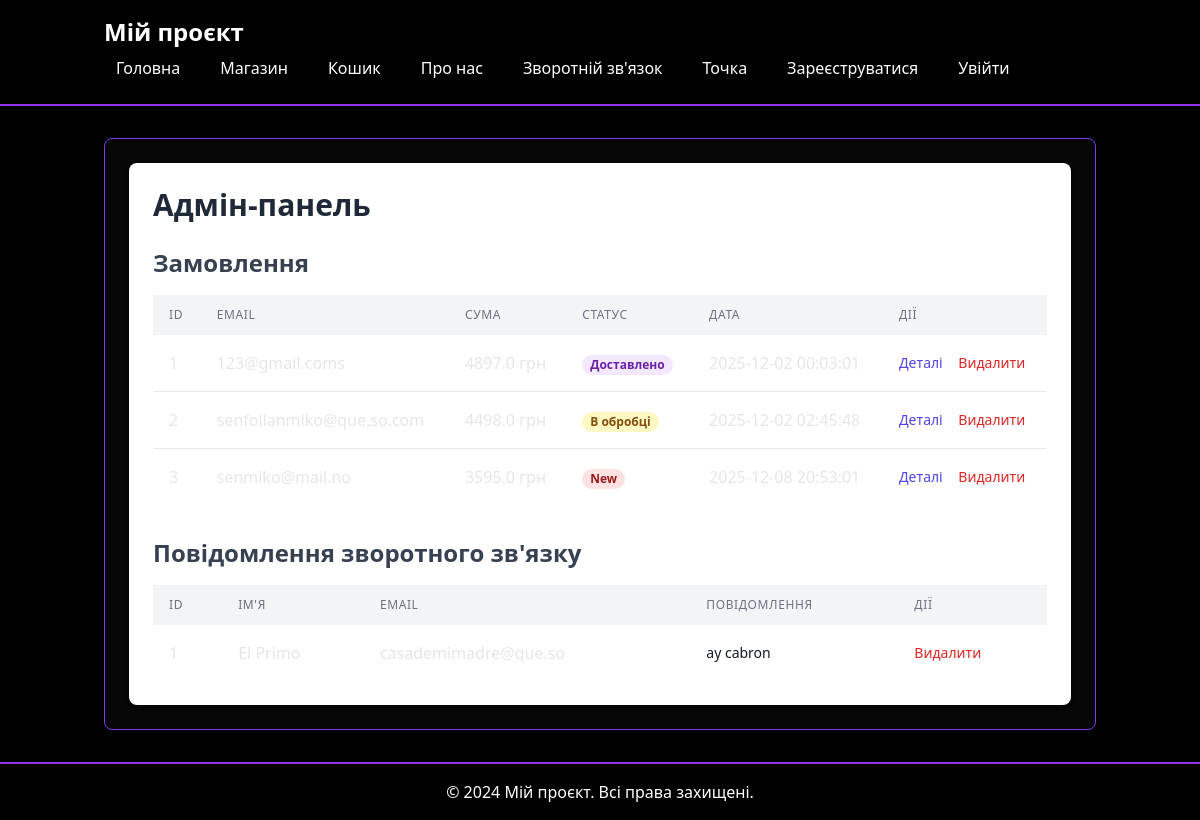
/admin, run on an earlier commit of the app's database.
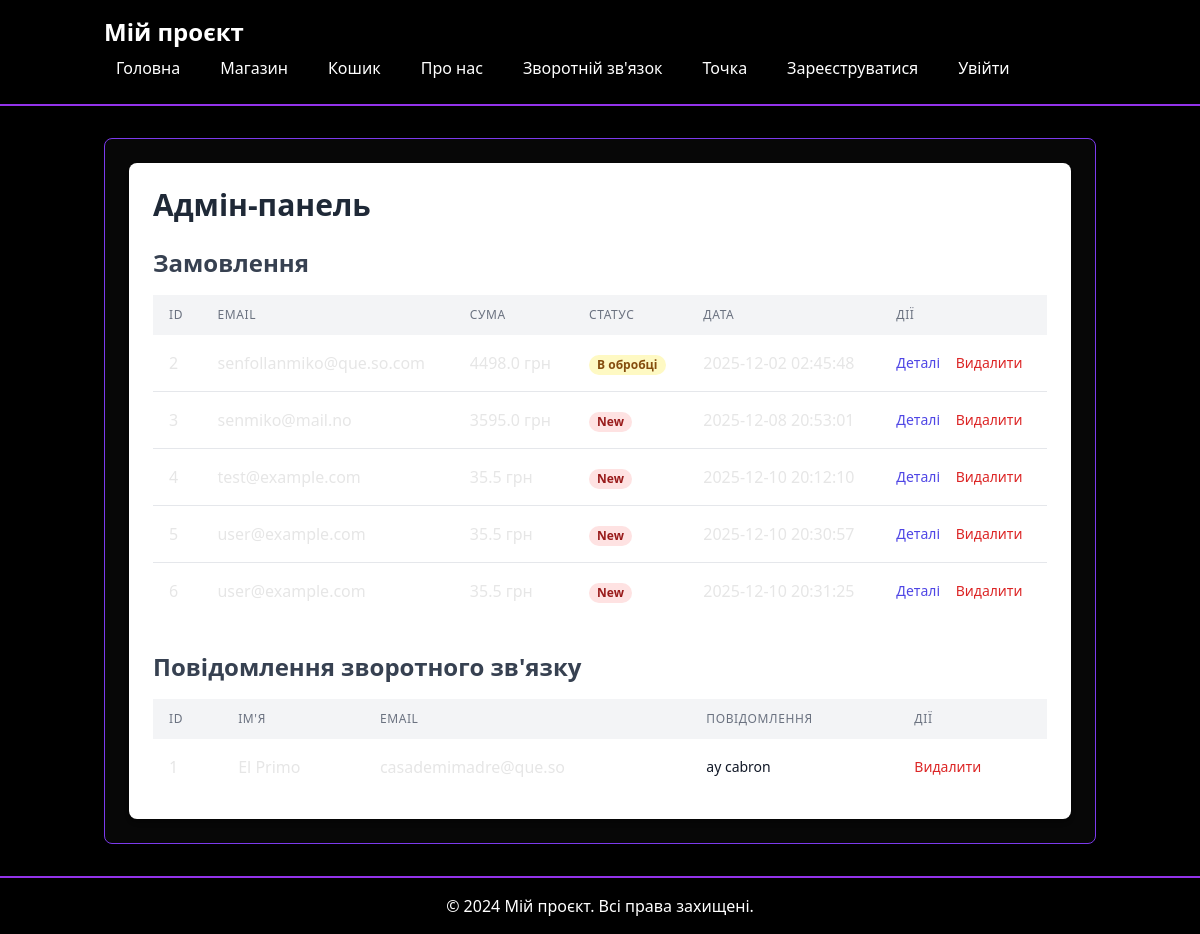
And on a later commit of the database.
### tables this page shows
CREATE TABLE orders (id INTEGER PRIMARY KEY AUTOINCREMENT, email TEXT, address TEXT, total_price REAL, status TEXT, date TEXT);

CREATE TABLE feedback (id INTEGER PRIMARY KEY AUTOINCREMENT, name TEXT, email TEXT, message TEXT);

### routes/admin.py (the view)
@admin_bp.route('/admin')
def admin():
    conn = get_db_connection()
    feedback = conn.execute('SELECT * FROM feedback').fetchall()
    conn.close()
    orders = get_orders()
    return render_template('admin.html', feedback=feedback, orders=orders)

### models.py (called while the page is built)
def get_db_connection() -> sqlite3.Connection:
    db_path = os.path.join(os.path.dirname(__file__), 'db.sqlite')
    conn = sqlite3.connect(db_path)
    conn.row_factory = sqlite3.Row
    return conn

def get_orders() -> List[Any]:
    conn = get_db_connection()
    orders = conn.execute('SELECT * FROM orders').fetchall()
    conn.close()
    return orders

### templates/admin.html (shortened to what this page needs)
{% extends "base.html" %}
{% block content %}
<div class="bg-white shadow-md rounded-lg p-6">
    <h1 class="text-3xl font-bold mb-6 text-gray-800">Адмін-панель</h1>
    <div class="mb-8">
        <h2 class="text-2xl font-semibold mb-4 text-gray-700">Замовлення</h2>
        <div class="overflow-x-auto">
            <table class="min-w-full bg-white">
                <thead class="bg-gray-100">
                    <tr>
                        <th class="py-3 px-4 text-left text-xs font-medium text-gray-500 uppercase tracking-wider">ID</th>
                        <th class="py-3 px-4 text-left text-xs font-medium text-gray-500 uppercase tracking-wider">Email</th>
                        <th class="py-3 px-4 text-left text-xs font-medium text-gray-500 uppercase tracking-wider">Сума</th>
                        <th class="py-3 px-4 text-left text-xs font-medium text-gray-500 uppercase tracking-wider">Статус</th>
                        <th class="py-3 px-4 text-left text-xs font-medium text-gray-500 uppercase tracking-wider">Дата</th>
                        <th class="py-3 px-4 text-left text-xs font-medium text-gray-500 uppercase tracking-wider">Дії</th>
                    </tr>
                </thead>
                <tbody class="divide-y divide-gray-200">
                    {% for order in orders %}
                    <tr class="hover:bg-gray-50">
                        <td class="py-4 px-4 whitespace-nowrap">{{ order['id'] }}</td>
                        <td class="py-4 px-4 whitespace-nowrap">{{ order['email'] }}</td>
                        <td class="py-4 px-4 whitespace-nowrap">{{ order['total_price'] }} грн</td>
                        <td class="py-4 px-4 whitespace-nowrap">
                            <span class="px-2 inline-flex text-xs leading-5 font-semibold rounded-full
                            {% if order['status'] == 'Нове' %}bg-green-100 text-green-800
                            {% elif order['status'] == 'В обробці' %}bg-yellow-100 text-yellow-800
                            {% elif order['status'] == 'Відправлено' %}bg-blue-100 text-blue-800
                            {% elif order['status'] == 'Доставлено' %}bg-purple-100 text-purple-800
                            {% else %}bg-red-100 text-red-800{% endif %}">
                                {{ order['status'] }}
                            </span>
                        </td>
                        <td class="py-4 px-4 whitespace-nowrap">{{ order['date'] }}</td>
                        <td class="py-4 px-4 whitespace-nowrap text-sm font-medium">
                            <a href="{{ url_for('admin.order_details', order_id=order['id']) }}" class="text-indigo-600 hover:text-indigo-900 mr-3">Деталі</a>
                            <form action="{{ url_for('admin.delete_order_route', order_id=order['id']) }}" method="post" class="inline">
                                <button type="submit" class="text-red-600 hover:text-red-900">Видалити</button>
                            </form>
                        </td>
                    </tr>
                    {% endfor %}
                </tbody>
            </table>
        </div>
    </div>
    <div>
        <h2 class="text-2xl font-semibold mb-4 text-gray-700">Повідомлення зворотного зв'язку</h2>
        <div class="overflow-x-auto">
            <table class="min-w-full bg-white">
                <thead class="bg-gray-100">
                    <tr>
                        <th class="py-3 px-4 text-left text-xs font-medium text-gray-500 uppercase tracking-wider">ID</th>
                        <th class="py-3 px-4 text-left text-xs font-medium text-gray-500 uppercase tracking-wider">Ім'я</th>
                        <th class="py-3 px-4 text-left text-xs font-medium text-gray-500 uppercase tracking-wider">Email</th>
                        <th class="py-3 px-4 text-left text-xs font-medium text-gray-500 uppercase tracking-wider">Повідомлення</th>
                        <th class="py-3 px-4 text-left text-xs font-medium text-gray-500 uppercase tracking-wider">Дії</th>
                    </tr>
                </thead>
                <tbody class="divide-y divide-gray-200">
                    {% for item in feedback %}
                    <tr class="hover:bg-gray-50">
                        <td class="py-4 px-4 whitespace-nowrap">{{ item['id'] }}</td>
                        <td class="py-4 px-4 whitespace-nowrap">{{ item['name'] }}</td>
                        <td class="py-4 px-4 whitespace-nowrap">{{ item['email'] }}</td>
                        <td class="py-4 px-4">
                            <div class="text-sm text-gray-900 truncate max-w-xs">{{ item['message'] }}</div>
                        </td>
                        <td class="py-4 px-4 whitespace-nowrap text-sm font-medium">
                            <form action="{{ url_for('admin.delete_feedback', id=item['id']) }}" method="post">
                                <button type="submit" class="text-red-600 hover:text-red-900">Видалити</button>
                            </form>
                        </td>
                    </tr>
                    {% endfor %}
                </tbody>
            </table>
        </div>
    </div>
</div>
{% endblock %}

### templates/base.html (shortened to what this page needs)
<!DOCTYPE html>
<html lang="uk" class="h-full">
<head>
    <script src="https://cdn.tailwindcss.com"></script>
</head>
<body class="flex flex-col min-h-screen bg-black text-white font-sans leading-normal tracking-normal">
    <header class="bg-black text-white shadow-lg border-b-2 border-purple-600">
        <nav class="container mx-auto px-4 py-4">
            <div class="flex flex-wrap justify-between items-center">
                <a href="{{ url_for('home') }}" class="text-2xl font-bold hover:text-purple-300 transition duration-300">Мій проєкт</a>
                <ul id="menu" class="hidden w-full lg:flex lg:w-auto lg:space-x-4 flex-col lg:flex-row mt-4 lg:mt-0">
                    <li><a href="{{ url_for('home') }}" class="inline-flex items-center px-3 py-2 bg-transparent hover:bg-purple-800/20 rounded transition duration-300">Головна</a></li>
                    <li><a href="{{ url_for('shop.shop') }}" class="inline-flex items-center px-3 py-2 bg-transparent hover:bg-purple-800/20 rounded transition duration-300">Магазин</a></li>
                    <li><a href="{{ url_for('shop.cart') }}" class="inline-flex items-center px-3 py-2 bg-transparent hover:bg-purple-800/20 rounded transition duration-300">Кошик</a></li>
                    <li><a href="{{ url_for('about') }}" class="inline-flex items-center px-3 py-2 bg-transparent hover:bg-purple-800/20 rounded transition duration-300">Про нас</a></li>
                    <li><a href="{{ url_for('feedback.feedback') }}" class="inline-flex items-center px-3 py-2 bg-transparent hover:bg-purple-800/20 rounded transition duration-300">Зворотній зв'язок</a></li>
                    <li><a href="{{ url_for('dot.dot') }}" class="inline-flex items-center px-3 py-2 bg-transparent hover:bg-purple-800/20 rounded transition duration-300">Точка</a></li>
                    {% if session.get('username') %}
                        <li class="flex items-center px-3 py-2 text-sm">
                            <span class="mr-3">Увійшли як <strong>{{ session.get('username') }}</strong></span>
                            <a href="{{ url_for('logout') }}" class="inline-flex items-center px-3 py-2 bg-transparent hover:bg-purple-800/20 rounded transition duration-300">Вийти</a>
                        </li>
                    {% else %}
                        <li><a href="{{ url_for('register') }}" class="inline-flex items-center px-3 py-2 bg-transparent hover:bg-purple-800/20 rounded transition duration-300">Зареєструватися</a></li>
                        <li><a href="{{ url_for('login') }}" class="inline-flex items-center px-3 py-2 bg-transparent hover:bg-purple-800/20 rounded transition duration-300">Увійти</a></li>
                    {% endif %}
                </ul>
            </div>
        </nav>
    </header>
    <main class="flex-grow container mx-auto px-4 py-8">
        <div class="card-dark shadow-md rounded-lg p-6">
            {% block content %}{% endblock %}
        </div>
    </main>
    <footer class="bg-black text-white py-4 mt-auto border-t-2 border-purple-600">
        <div class="container mx-auto px-4 text-center">
            <p>&copy; 2024 Мій проєкт. Всі права захищені.</p>
        </div>
    </footer>
</body>
</html>

### templates/base.html (style rules this page uses)
body { background-color: #000000; color: #e6e6e6; }
.card-dark { background-color: #070707; border: 1px solid #7c3aed; color: #e6e6e6; }

What changed in the data, as far as the page shows it:
removed orders: id "1", email "123@gmail.coms", total_price "4897.0", status "Доставлено", date "2025-12-02 00:03:01"
added orders: id "4", email "test@example.com", total_price "35.5", status "New", date "2025-12-10 20:12:10"
added orders: id "5", email "user@example.com", total_price "35.5", status "New", date "2025-12-10 20:30:57"
added orders: id "6", email "user@example.com", total_price "35.5", status "New", date "2025-12-10 20:31:25"
